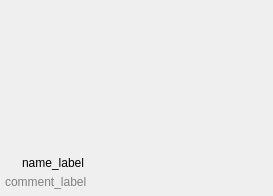
<?xml version="1.0" encoding="UTF-8"?>
<ui version="4.0">
 <class>Form</class>
 <widget class="QWidget" name="Form">
  <property name="geometry">
   <rect>
    <x>0</x>
    <y>0</y>
    <width>273</width>
    <height>196</height>
   </rect>
  </property>
  <property name="windowTitle">
   <string>Form</string>
  </property>
  <layout class="QVBoxLayout" name="verticalLayout_3">
   <property name="spacing">
    <number>1</number>
   </property>
   <property name="leftMargin">
    <number>0</number>
   </property>
   <property name="topMargin">
    <number>0</number>
   </property>
   <property name="rightMargin">
    <number>0</number>
   </property>
   <property name="bottomMargin">
    <number>0</number>
   </property>
   <item>
    <layout class="QVBoxLayout" name="verticalLayout_2">
     <property name="spacing">
      <number>1</number>
     </property>
     <property name="leftMargin">
      <number>5</number>
     </property>
     <property name="topMargin">
      <number>5</number>
     </property>
     <property name="rightMargin">
      <number>5</number>
     </property>
     <property name="bottomMargin">
      <number>5</number>
     </property>
     <item>
      <widget class="QLabel" name="image_label">
       <property name="minimumSize">
        <size>
         <width>263</width>
         <height>148</height>
        </size>
       </property>
       <property name="text">
        <string/>
       </property>
      </widget>
     </item>
     <item>
      <layout class="QHBoxLayout" name="horizontalLayout">
       <property name="topMargin">
        <number>0</number>
       </property>
       <item>
        <widget class="QLabel" name="icon_label">
         <property name="sizePolicy">
          <sizepolicy hsizetype="Fixed" vsizetype="Fixed">
           <horstretch>0</horstretch>
           <verstretch>0</verstretch>
          </sizepolicy>
         </property>
         <property name="minimumSize">
          <size>
           <width>16</width>
           <height>16</height>
          </size>
         </property>
         <property name="maximumSize">
          <size>
           <width>16</width>
           <height>16</height>
          </size>
         </property>
         <property name="text">
          <string/>
         </property>
        </widget>
       </item>
       <item>
        <widget class="QLabel" name="name_label">
         <property name="sizePolicy">
          <sizepolicy hsizetype="Preferred" vsizetype="Fixed">
           <horstretch>0</horstretch>
           <verstretch>0</verstretch>
          </sizepolicy>
         </property>
         <property name="minimumSize">
          <size>
           <width>0</width>
           <height>18</height>
          </size>
         </property>
         <property name="text">
          <string>name_label</string>
         </property>
        </widget>
       </item>
      </layout>
     </item>
     <item>
      <widget class="QLabel" name="comment_label">
       <property name="styleSheet">
        <string notr="true">color:gray;</string>
       </property>
       <property name="text">
        <string>comment_label</string>
       </property>
      </widget>
     </item>
    </layout>
   </item>
  </layout>
 </widget>
 <resources/>
 <connections/>
</ui>
